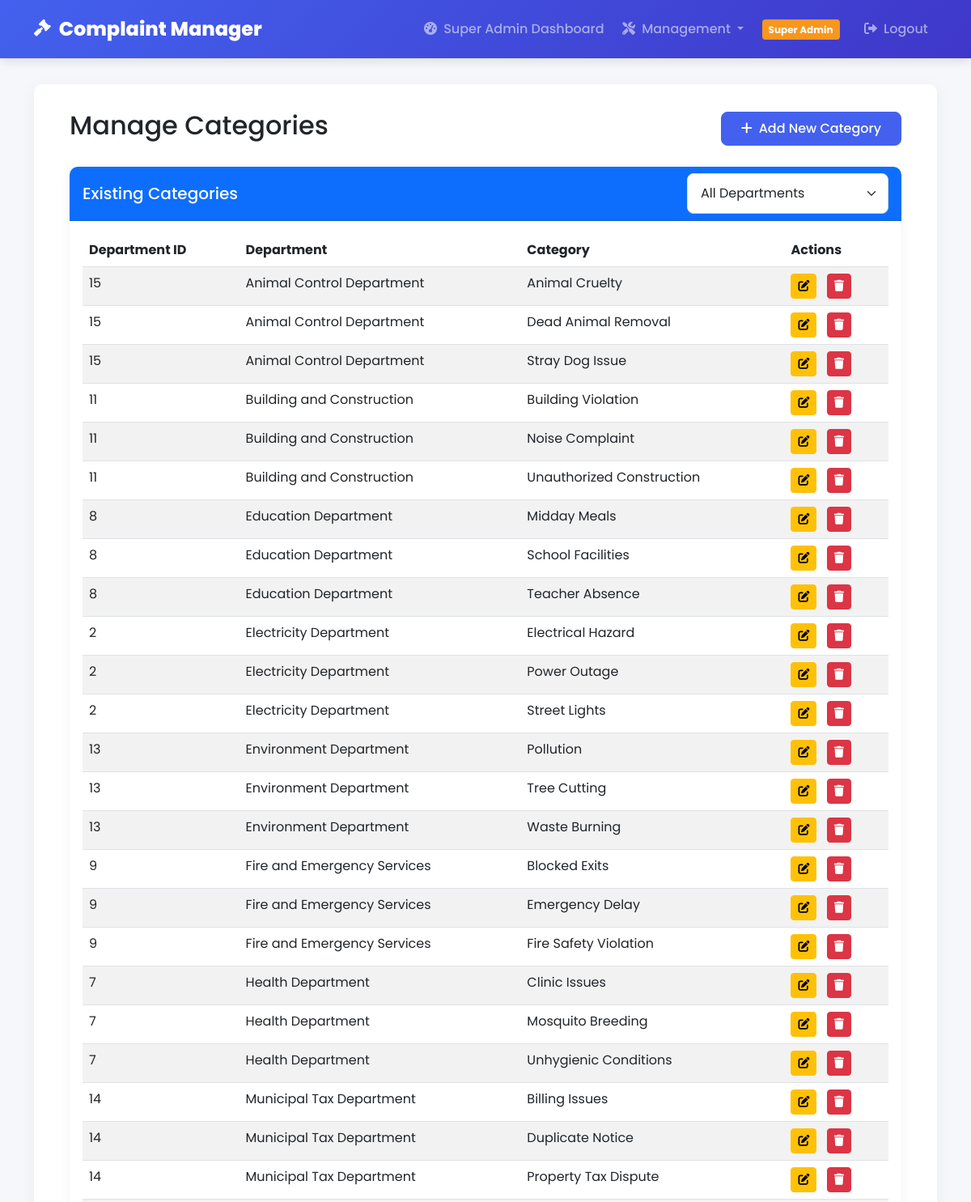
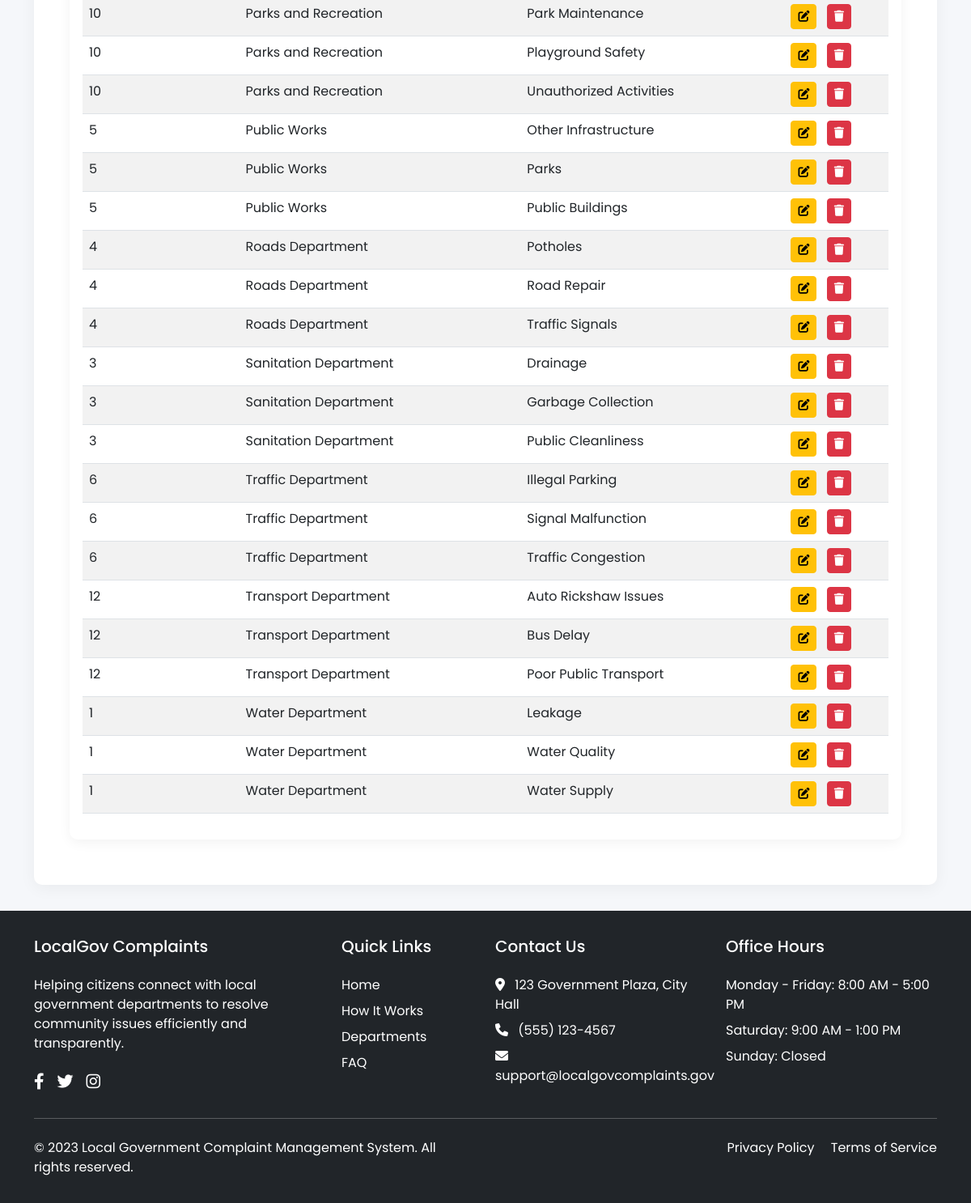
Page /admin/categories (signed in) on the committed database (2 pictures, top to bottom).
### tables this page shows
CREATE TABLE department_categories (
        id INTEGER PRIMARY KEY AUTOINCREMENT,
        department_id INTEGER NOT NULL,
        category TEXT NOT NULL,
        FOREIGN KEY(department_id) REFERENCES departments(id),
        UNIQUE(department_id, category)
    );

CREATE TABLE departments (
        id INTEGER PRIMARY KEY AUTOINCREMENT,
        name TEXT NOT NULL UNIQUE,
        email TEXT,
        phone TEXT,
        created_at TEXT DEFAULT (datetime('now', '+5 hours', '+30 minutes'))
    );

### app.py (the view)
@app.route('/admin/categories')
@admin_required
def department_categories():
    try:
        with sqlite3.connect('complaint.db') as conn:
            conn.row_factory = sqlite3.Row
            c = conn.cursor()
            c.execute("SELECT id, name FROM departments ORDER BY name")
            departments = c.fetchall()
            c.execute("""
                SELECT dc.id, dc.department_id, dc.category, d.name as department_name
                FROM department_categories dc
                JOIN departments d ON dc.department_id = d.id
                ORDER BY d.name, dc.category
            """)
            categories = c.fetchall()
        return render_template('admin/department_categories.html',
                            departments=departments,
                            categories=categories)
    except Exception as e:
        flash(f'Error loading categories: {str(e)}', 'danger')
        return redirect(url_for('admin_dashboard'))

### app.py (called while the page is built)
def admin_required(f):
    @wraps(f)
    def decorated_function(*args, **kwargs):
        if not session.get('admin'):
            flash('Please log in as admin to access this page', 'danger')
            return redirect(url_for('admin_login'))
        return f(*args, **kwargs)
    return decorated_function

### templates/admin/department_categories.html (shortened to what this page needs)
{% extends 'base.html' %}
{% block content %}
<div class="container ">
    <div class="d-flex justify-content-between align-items-center mb-4">
        <h2>Manage Categories</h2>
        <button class="btn btn-primary" data-bs-toggle="modal" data-bs-target="#addCategoryModal">
            <i class="fas fa-plus me-2"></i>Add New Category
        </button>
    </div>
    <div class="card">
        <div class="card-header bg-primary text-white d-flex justify-content-between align-items-center">
            <h5 class="mb-0">Existing Categories</h5>
            <div class="col-md-3">
                <select class="form-select" id="filterDept">
                    <option value="all">All Departments</option>
                </select>
            </div>
        </div>
        <div class="card-body">
            {% if not categories %}
                <div class="alert alert-info">No categories found. Please add a new category.</div>
            {% else %}
                <div class="table-responsive">
                    <table class="table table-striped table-hover">
                        <thead>
                            <tr>
                                <th>Department ID</th>
                                <th>Department</th>
                                <th>Category</th>
                                <th>Actions</th>
                            </tr>
                        </thead>
                        <tbody id="categoriesTable">
                            {% for category in categories %}
                            <tr class="category-row" data-dept="{{ category['department_id'] }}">
                                <td>{{ category['department_id'] }}</td>
                                <td>{{ category['department_name'] }}</td>
                                <td>{{ category['category'] }}</td>
                                <td>
                                    <button class="btn btn-sm btn-warning me-2 edit-category-btn"
                                            data-bs-toggle="modal"
                                            data-bs-target="#editCategoryModal"
                                            data-id="{{ category['id'] }}"
                                            data-dept-id="{{ category['department_id'] }}"
                                            data-category-name="{{ category['category'] }}">
                                        <i class="fas fa-edit"></i>
                                    </button>
                                    <button class="btn btn-sm btn-danger delete-category-btn"
                                            data-bs-toggle="modal"
                                            data-bs-target="#deleteCategoryModal"
                                            data-id="{{ category['id'] }}"
                                            data-category-name="{{ category['category'] }}">
                                        <i class="fas fa-trash"></i>
                                    </button>
                                </td>
                            </tr>
                            {% endfor %}
                        </tbody>
                    </table>
                </div>
            {% endif %}
        </div>
    </div>
</div>
{% endblock %}

### templates/base.html (style rules this page uses)
:root { --primary-color: #4361ee; --secondary-color: #3f37c9; --accent-color: #4cc9f0; --light-color: #f8f9fa; --dark-color: #212529; --success-color: #4bb543; --warning-color: #f8961e; --danger-color: #f94144; }
body { font-family: 'Poppins', sans-serif; background-color: #f5f7fa; color: var(--dark-color); min-height: 100vh; display: flex; flex-direction: column; }
.container { flex: 1; }
.btn-primary { background-color: var(--primary-color); border-color: var(--primary-color); font-weight: 500; padding: 0.5rem 1.5rem; border-radius: 8px; }
.card { border-radius: 10px; border: none; box-shadow: 0 4px 15px rgba(0, 0, 0, 0.05); transition: transform 0.3s ease, box-shadow 0.3s ease; margin-bottom: 1.5rem; }
.card-header { background-color: var(--primary-color); color: white; font-weight: 500; border-radius: 10px 10px 0 0 !important; }
.form-control, .form-select { border-radius: 8px; padding: 0.75rem 1rem; border: 1px solid #ddd; }

### rows in the picture
department_categories: department_id "15", department_name "Animal Control Department", category "Animal Cruelty"
department_categories: department_id "15", department_name "Animal Control Department", category "Dead Animal Removal"
department_categories: department_id "15", department_name "Animal Control Department", category "Stray Dog Issue"
department_categories: department_id "11", department_name "Building and Construction", category "Building Violation"
department_categories: department_id "11", department_name "Building and Construction", category "Noise Complaint"
department_categories: department_id "11", department_name "Building and Construction", category "Unauthorized Construction"
department_categories: department_id "8", department_name "Education Department", category "Midday Meals"
department_categories: department_id "8", department_name "Education Department", category "School Facilities"
department_categories: department_id "8", department_name "Education Department", category "Teacher Absence"
department_categories: department_id "2", department_name "Electricity Department", category "Electrical Hazard"
department_categories: department_id "2", department_name "Electricity Department", category "Power Outage"
department_categories: department_id "2", department_name "Electricity Department", category "Street Lights"
department_categories: department_id "13", department_name "Environment Department", category "Pollution"
department_categories: department_id "13", department_name "Environment Department", category "Tree Cutting"
department_categories: department_id "13", department_name "Environment Department", category "Waste Burning"
department_categories: department_id "9", department_name "Fire and Emergency Services", category "Blocked Exits"
department_categories: department_id "9", department_name "Fire and Emergency Services", category "Emergency Delay"
department_categories: department_id "9", department_name "Fire and Emergency Services", category "Fire Safety Violation"
department_categories: department_id "7", department_name "Health Department", category "Clinic Issues"
department_categories: department_id "7", department_name "Health Department", category "Mosquito Breeding"
department_categories: department_id "7", department_name "Health Department", category "Unhygienic Conditions"
department_categories: department_id "14", department_name "Municipal Tax Department", category "Billing Issues"
department_categories: department_id "14", department_name "Municipal Tax Department", category "Duplicate Notice"
department_categories: department_id "14", department_name "Municipal Tax Department", category "Property Tax Dispute"
department_categories: department_id "10", department_name "Parks and Recreation", category "Park Maintenance"
department_categories: department_id "10", department_name "Parks and Recreation", category "Playground Safety"
department_categories: department_id "10", department_name "Parks and Recreation", category "Unauthorized Activities"
department_categories: department_id "5", department_name "Public Works", category "Other Infrastructure"
department_categories: department_id "5", department_name "Public Works", category "Parks"
department_categories: department_id "5", department_name "Public Works", category "Public Buildings"
department_categories: department_id "4", department_name "Roads Department", category "Potholes"
department_categories: department_id "4", department_name "Roads Department", category "Road Repair"
department_categories: department_id "4", department_name "Roads Department", category "Traffic Signals"
department_categories: department_id "3", department_name "Sanitation Department", category "Drainage"
department_categories: department_id "3", department_name "Sanitation Department", category "Garbage Collection"
department_categories: department_id "3", department_name "Sanitation Department", category "Public Cleanliness"
department_categories: department_id "6", department_name "Traffic Department", category "Illegal Parking"
department_categories: department_id "6", department_name "Traffic Department", category "Signal Malfunction"
department_categories: department_id "6", department_name "Traffic Department", category "Traffic Congestion"
department_categories: department_id "12", department_name "Transport Department", category "Auto Rickshaw Issues"
department_categories: department_id "12", department_name "Transport Department", category "Bus Delay"
department_categories: department_id "12", department_name "Transport Department", category "Poor Public Transport"
department_categories: department_id "1", department_name "Water Department", category "Leakage"
department_categories: department_id "1", department_name "Water Department", category "Water Quality"
department_categories: department_id "1", department_name "Water Department", category "Water Supply"
